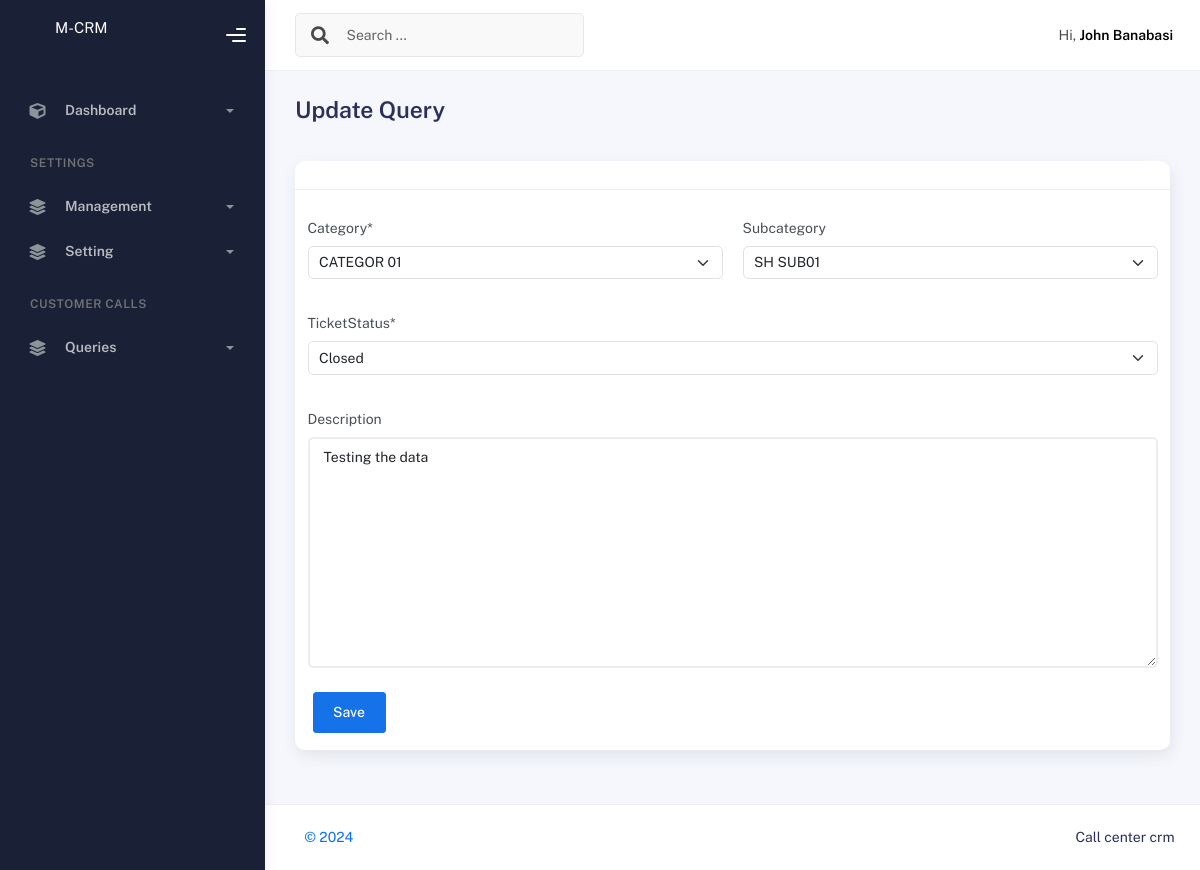
Page /call/5/updatequery (signed in) on the committed database.
### auths/models.py (models this page shows, shortened)
class User(AbstractBaseUser, PermissionsMixin):
    id = models.UUIDField(primary_key=True, default=uuid.uuid4, editable=False)
    email = models.EmailField(max_length=255, null=True, blank=True)
    is_staff = models.BooleanField(default=False)
    is_active = models.BooleanField(default=True)
    is_superuser = models.BooleanField(default=False)
    date_joined = models.DateTimeField(auto_now=True)
    password = models.CharField(max_length=5000)
    username = models.CharField(max_length=255, unique=True)
    full_name = models.CharField(max_length=500, null=True, blank=True)
    phone_number = models.CharField(max_length=500, null=True)
    role = models.ForeignKey("Role", on_delete=models.SET_NULL, null=True, blank=True,related_name='userrole')
    USERNAME_FIELD = "username"
    REQUIRED_FIELDS = ["password"]
    objects = UserManager()
    class Meta:
        verbose_name = "User"
        verbose_name_plural = "Users"
        db_table = "user"

### servicedesk/models.py (models this page shows, shortened)
class CustomerQuery(BaseDB):
    ticketNo = models.CharField(max_length=300, verbose_name='TicketNo',unique=True)
    orderno = models.IntegerField( verbose_name='OrderNo', unique=True)
    contact = models.ForeignKey('servicedesk.Contact', on_delete=models.DO_NOTHING, related_name='contact',null=True)
    category=models.ForeignKey('core.Category',on_delete=models.DO_NOTHING)
    subcategory = models.ForeignKey('core.Subcategory', on_delete=models.DO_NOTHING, related_name='userauth', blank=True,null=True)
    desc = models.TextField( verbose_name='Description', blank=True, null=True)
    escalatedto = models.ForeignKey('auths.User', on_delete=models.DO_NOTHING, related_name='escalationuser',null=True)
    status = models.CharField(max_length=300, verbose_name='TicketStatus',choices=(('Open','Open'),('Attended','Attended'),('Escalated','Escalated'),('Closed','Closed')))
    response = models.TextField( verbose_name='Response', blank=True, null=True)

### servicedesk/views.py (the view)
# urls.py: re_path(r"^(?P<pk>[\w-]+)/updatequery",UpdateQuery.as_view(),name='update_query'),
class UpdateQuery(LoginRequiredMixin,UpdateView):
    redirect_field_name = 'next'
    login_url = reverse_lazy('login_user')
    model = CustomerQuery
    fields = ['desc','category','subcategory','status']
    template_name = 'servicedesk/data/update_query.html'
    context_object_name = 'form'
    header = 'Update Query'
    success_url = reverse_lazy('queries')
    def get_context_data(self, **kwargs):
        context = super().get_context_data()
        context['caller']=CustomerQuery.objects.filter(id=self.kwargs['pk']).first()
        context['header'] = self.header
        return context

### core/models.py (called while the page is built)
    def __str__(self):
        return self.name

    def __str__(self):
        return self.name

### servicedesk/templates/servicedesk/data/update_query.html (shortened to what this page needs)
{% extends "base/base.html" %}
{% load static %}
{% load humanize %}
{% load crispy_forms_tags %}
{% block content %}
    <div class="container">
				<div class="page-inner">
					<div class="page-header">
						<h3 class="fw-bold mb-3">{{header}}</h3>
					</div>
					<div class="row">
						<div class="col-md-12">
							<div class="card">
								<div class="card-header">
								</div>
								<div class="card-body">
								<div class="row">
                              <form  action="" method="post">
                                <div class="row">
                                    <div class="form-group col-6">
                                       {{form.category|as_crispy_field}}
                                    </div>
									<div class="form-group col-6">
                                       {{form.subcategory|as_crispy_field}}
                                    </div>
									<div class="form-group col-12">
                                       {{form.status|as_crispy_field}}
                                    </div>
									<div class="form-group col-12">
                                       {{form.desc|as_crispy_field}}
                                    </div>
                                     <div class="col-12">
                                        <button type="submit" class="btn btn-primary float-right" >{% if form %} Save {% else %} Create {% endif %}</button>
                                     </div>
                                </div>
                               </form>
                                </div>
								</div>
							</div>
						</div>
					</div>
				</div>
			</div>
{% endblock %}

### templates/base/base.html (shortened to what this page needs)
<!DOCTYPE html>
<html lang="en">
{% load static %}
<head>
	<link rel="stylesheet" href="{% static 'assets/css/bootstrap.min.css' %}">
	<link rel="stylesheet" href="{% static 'assets/css/plugins.min.css' %}">
	<link rel="stylesheet" href="{% static 'assets/css/kaiadmin.min.css' %}">
	<link rel="stylesheet" href="{% static 'assets/css/demo.css' %}">
</head>
<body>
	<div class="wrapper">
		<div class="sidebar" data-background-color="dark">
			<div class="sidebar-logo">
				<div class="logo-header" data-background-color="dark">
					<a href="" class="logo">
						<p style="color:white;padding-left:30px;">M-CRM</p>
					</a>
					<div class="nav-toggle">
						<button class="btn btn-toggle toggle-sidebar">
							<i class="gg-menu-right"></i>
						</button>
					</div>
				</div>
			</div>
			{% include 'base/sidenav.html' %}
		</div>
		<div class="main-panel">
			<div class="main-header">
				<nav class="navbar navbar-header navbar-header-transparent navbar-expand-lg border-bottom">
					<div class="container-fluid">
						<nav class="navbar navbar-header-left navbar-expand-lg navbar-form nav-search p-0 d-none d-lg-flex">
							<div class="input-group">
								<div class="input-group-prepend">
									<button type="submit" class="btn btn-search pe-1">
										<i class="fa fa-search search-icon"></i>
									</button>
								</div>
								<input type="text" placeholder="Search ..." class="form-control">
							</div>
						</nav>
						<ul class="navbar-nav topbar-nav ms-md-auto align-items-center">
							<li class="nav-item topbar-user dropdown hidden-caret">
								<a class="dropdown-toggle profile-pic" data-bs-toggle="dropdown" href="#" aria-expanded="false">
									<div class="avatar-sm">
									</div>
									<span class="profile-username">
										<span class="op-7">Hi,</span> <span class="fw-bold">{{request.user.full_name}}</span>
									</span>
								</a>
							</li>
						</ul>
					</div>
				</nav>
			</div>
			{% block content %}
			{% endblock %}
			<footer class="footer">
				<div class="container-fluid">
					<nav class="pull-left">
						<ul class="nav">
							<li class="nav-item">
								<a class="nav-link" href="">
									 &copy;
											<span id="copyright">
											</span>
								</a>
							</li>
						</ul>
					</nav>
					<div class="copyright ms-auto">
						Call center crm
					</div>
				</div>
			</footer>
		</div>
	</div>
</body>
</html>

### rows in the picture
User: user.full_name "John Banabasi"
CustomerQuery: category "CATEGOR 01", subcategory "SH SUB01", status "Closed", desc "Testing the data"

### other values in the picture
{{ header }} "Update Query"
